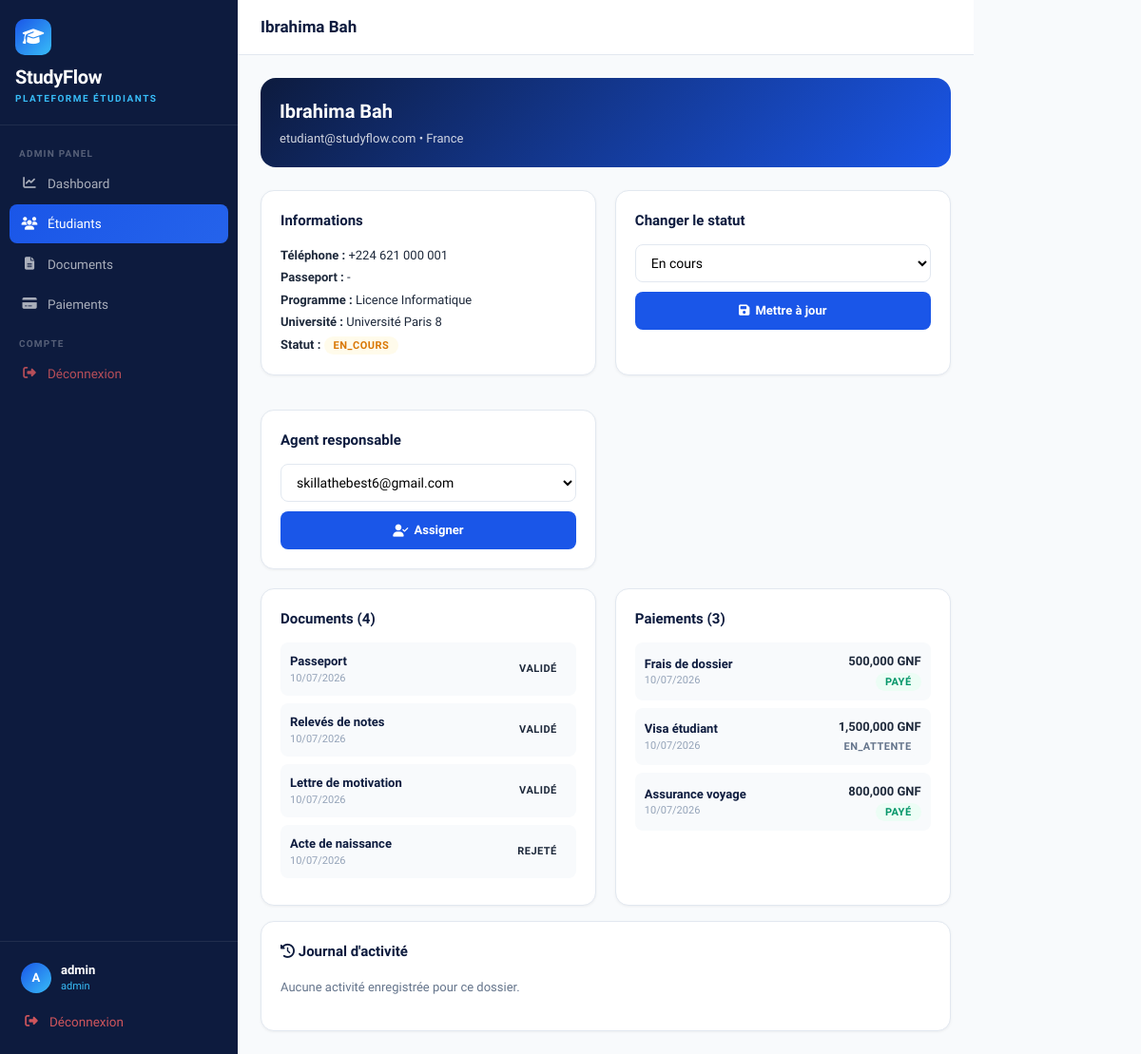
Before: /admin/student/1 (signed in) with the older database file.
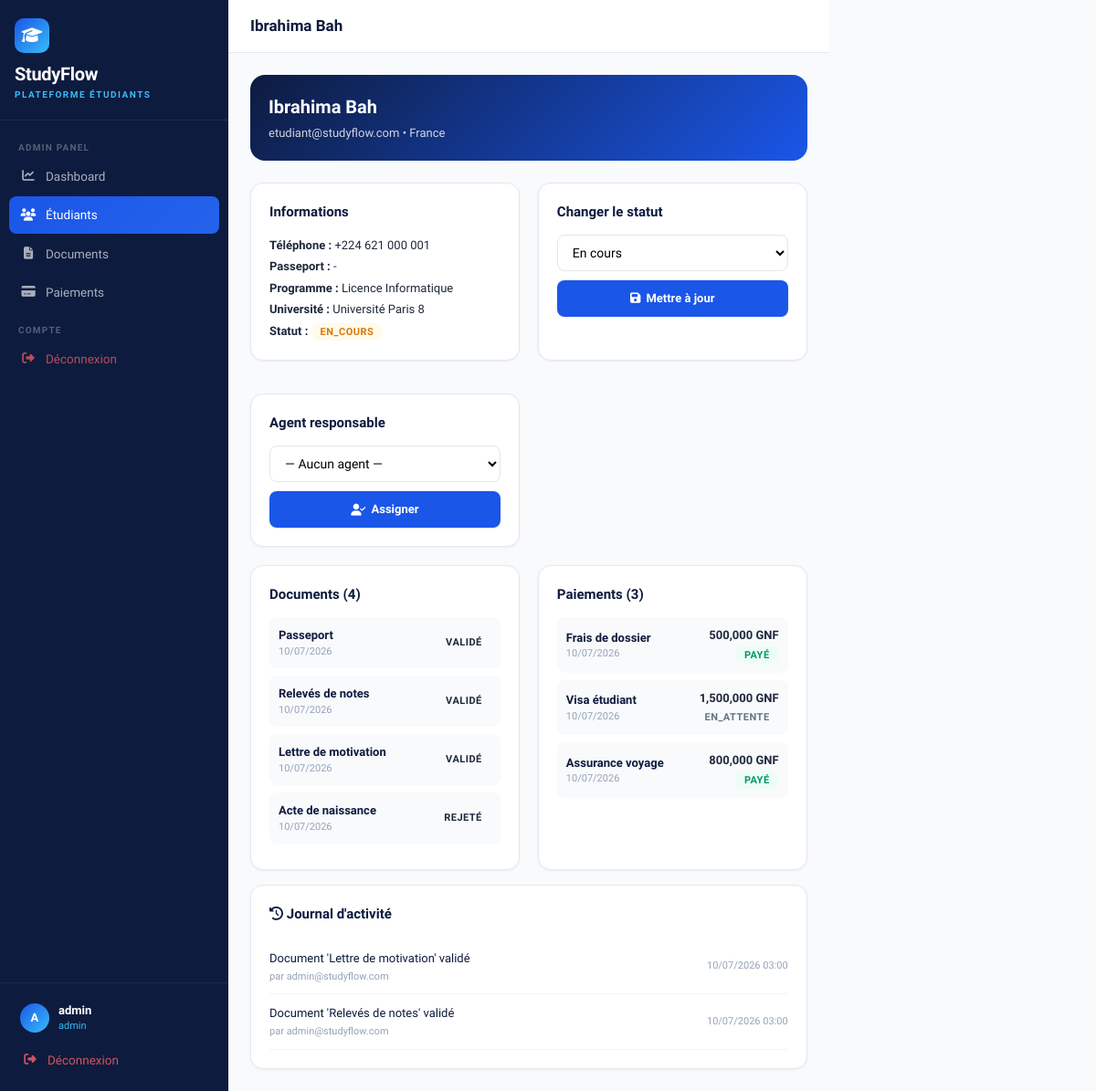
After: the same page with the newer database file.
### models/user.py (models this page shows, shortened)
class User(UserMixin, db.Model):
    __tablename__ = 'users'
    id = db.Column(db.Integer, primary_key=True)
    email = db.Column(db.String(120), unique=True, nullable=False)
    password_hash = db.Column(db.String(256))
    role = db.Column(db.String(20), default='student')
    is_active = db.Column(db.Boolean, default=True)
    reset_token = db.Column(db.String(100), nullable=True)
    reset_token_expiry = db.Column(db.DateTime, nullable=True)
    created_at = db.Column(db.DateTime, default=datetime.utcnow)
    student_profile = db.relationship('StudentProfile', backref='user', uselist=False, foreign_keys='StudentProfile.user_id')

class StudentProfile(db.Model):
    __tablename__ = 'student_profiles'
    id = db.Column(db.Integer, primary_key=True)
    user_id = db.Column(db.Integer, db.ForeignKey('users.id'), nullable=False)
    assigned_agent_id = db.Column(db.Integer, db.ForeignKey('users.id'), nullable=True)
    first_name = db.Column(db.String(80))
    last_name = db.Column(db.String(80))
    phone = db.Column(db.String(20))
    nationality = db.Column(db.String(50))
    passport_number = db.Column(db.String(30))
    destination_country = db.Column(db.String(50))
    program = db.Column(db.String(200))
    program_level = db.Column(db.String(20), default='Licence')  # Licence, Master
    university = db.Column(db.String(200))
    status = db.Column(db.String(30), default='nouveau')
    created_at = db.Column(db.DateTime, default=datetime.utcnow)
    documents = db.relationship('Document', backref='student', lazy=True)
    assigned_agent = db.relationship('User', foreign_keys=[assigned_agent_id])
    payments = db.relationship('Payment', backref='student', lazy=True)
    @property
    def full_name(self):
        return f"{self.first_name or ''} {self.last_name or ''}".strip()

class Document(db.Model):
    __tablename__ = 'documents'
    id = db.Column(db.Integer, primary_key=True)
    student_id = db.Column(db.Integer, db.ForeignKey('student_profiles.id'), nullable=False)
    name = db.Column(db.String(200))
    doc_type = db.Column(db.String(50))
    file_url = db.Column(db.String(300))
    file_name = db.Column(db.String(200))
    file_size = db.Column(db.Integer)
    status = db.Column(db.String(20), default='en_attente')
    rejection_reason = db.Column(db.Text)
    uploaded_at = db.Column(db.DateTime, default=datetime.utcnow)

class Payment(db.Model):
    __tablename__ = 'payments'
    id = db.Column(db.Integer, primary_key=True)
    student_id = db.Column(db.Integer, db.ForeignKey('student_profiles.id'), nullable=False)
    amount = db.Column(db.Float)
    currency = db.Column(db.String(10), default='GNF')
    service = db.Column(db.String(100))
    status = db.Column(db.String(20), default='en_attente')
    payment_method = db.Column(db.String(50))
    created_at = db.Column(db.DateTime, default=datetime.utcnow)

class ActivityLog(db.Model):
    __tablename__ = 'activity_logs'
    id = db.Column(db.Integer, primary_key=True)
    actor_id = db.Column(db.Integer, db.ForeignKey('users.id'), nullable=True)
    student_id = db.Column(db.Integer, db.ForeignKey('student_profiles.id'), nullable=True)
    action = db.Column(db.String(200), nullable=False)
    created_at = db.Column(db.DateTime, default=datetime.utcnow)
    actor = db.relationship('User', foreign_keys=[actor_id])
    student = db.relationship('StudentProfile', foreign_keys=[student_id])
    @property
    def actor_name(self):
        return self.actor.email if self.actor else 'Système'

### routes/admin.py (the view)
@admin_bp.route('/student/<int:sid>')
@login_required
@admin_required
def student_detail(sid):
    profile = StudentProfile.query.get_or_404(sid)
    docs = Document.query.filter_by(student_id=sid).all()
    payments = Payment.query.filter_by(student_id=sid).all()
    all_agents = User.query.filter_by(role='agent').all()
    from models.user import ActivityLog
    logs = ActivityLog.query.filter_by(student_id=sid).order_by(ActivityLog.created_at.desc()).limit(20).all()
    return render_template('admin/student_detail.html',
        profile=profile, docs=docs, payments=payments, all_agents=all_agents, logs=logs
    )

### routes/admin.py (called while the page is built)
def admin_required(f):
    @wraps(f)
    def decorated(*args, **kwargs):
        if not current_user.is_authenticated or current_user.role != 'admin':
            flash('Accès refusé. Vous n\'êtes pas administrateur.', 'danger')
            return redirect(url_for('auth.login'))
        return f(*args, **kwargs)
    return decorated

### templates/admin/student_detail.html (shortened to what this page needs)
{% extends "base.html" %}
{% block sidebar_nav %}
<div class="nav-label">Admin Panel</div>
<a href="{{ url_for('admin.dashboard') }}" class="sidebar-link">
  <i class="fas fa-chart-line"></i> Dashboard
</a>
<a href="{{ url_for('admin.students') }}" class="sidebar-link active">
  <i class="fas fa-users"></i> Étudiants
</a>
<a href="{{ url_for('admin.documents') }}" class="sidebar-link">
  <i class="fas fa-file-alt"></i> Documents
</a>
<a href="{{ url_for('admin.payments') }}" class="sidebar-link">
  <i class="fas fa-credit-card"></i> Paiements
</a>
<div class="nav-label">Compte</div>
<a href="{{ url_for('auth.logout') }}" class="sidebar-link" style="color:rgba(255,100,100,.7);">
  <i class="fas fa-sign-out-alt"></i> Déconnexion
</a>
{% endblock %}
{% block page_title %}{{ profile.full_name }}{% endblock %}
{% block content %}
<div style="background:linear-gradient(135deg,#0D1B3E,#1A56E8);border-radius:16px;padding:20px;color:#fff;margin-bottom:24px;">
  <div style="font-size:20px;font-weight:800;margin-bottom:4px;">{{ profile.full_name }}</div>
  <div style="font-size:13px;opacity:.8;">{{ profile.user.email if profile.user else '-' }} • {{ profile.destination_country or '-' }}</div>
</div>
<div style="display:grid;grid-template-columns:1fr 1fr;gap:20px;">
  <div class="sf-card">
    <div style="font-size:15px;font-weight:700;color:#0D1B3E;margin-bottom:14px;">Informations</div>
    <div style="font-size:13px;line-height:1.8;">
      <div><b>Téléphone :</b> {{ profile.phone or '-' }}</div>
      <div><b>Passeport :</b> {{ profile.passport_number or '-' }}</div>
      <div><b>Programme :</b> {{ profile.program or '-' }}</div>
      <div><b>Université :</b> {{ profile.university or '-' }}</div>
      <div><b>Statut :</b> <span class="badge-status bs-{{ profile.status }}">{{ profile.status }}</span></div>
    </div>
  </div>
  <div class="sf-card">
    <div style="font-size:15px;font-weight:700;color:#0D1B3E;margin-bottom:14px;">Changer le statut</div>
    <form method="POST" action="{{ url_for('admin.update_student_status', sid=profile.id) }}">
      <select name="status" class="sf-input" style="padding-left:12px;margin-bottom:10px;">
        <option value="en_cours" {% if profile.status == 'en_cours' %}selected{% endif %}>En cours</option>
      </select>
      <button type="submit" class="btn-sf btn-primary-sf" style="width:100%;justify-content:center;padding:10px;">
        <i class="fas fa-save"></i> Mettre à jour
      </button>
    </form>
  </div>
  <div class="sf-card" style="margin-top:16px;">
    <div style="font-size:15px;font-weight:700;color:#0D1B3E;margin-bottom:14px;">Agent responsable</div>
    <form method="POST" action="{{ url_for('admin.assign_agent', sid=profile.id) }}">
      <select name="agent_id" class="sf-input" style="padding-left:12px;margin-bottom:10px;">
        <option value="">— Aucun agent —</option>
        {% for agent in all_agents %}
        <option value="{{ agent.id }}" {% if profile.assigned_agent_id == agent.id %}selected{% endif %}>{{ agent.email }}</option>
        {% endfor %}
      </select>
      <button type="submit" class="btn-sf btn-primary-sf" style="width:100%;justify-content:center;padding:10px;">
        <i class="fas fa-user-check"></i> Assigner
      </button>
    </form>
  </div>
</div>
<div style="display:grid;grid-template-columns:1fr 1fr;gap:20px;margin-top:20px;">
  <div class="sf-card">
    <div style="font-size:15px;font-weight:700;color:#0D1B3E;margin-bottom:14px;">Documents ({{ docs|length }})</div>
    {% for doc in docs %}
    <div style="padding:10px;background:#F8FAFC;border-radius:8px;margin-bottom:8px;">
      <div style="display:flex;justify-content:space-between;align-items:center;">
        <div>
          <div style="font-size:13px;font-weight:600;color:#0D1B3E;">{{ doc.name }}</div>
          <div style="font-size:11px;color:#94A3B8;">{{ doc.uploaded_at.strftime('%d/%m/%Y') }}</div>
        </div>
        <span class="badge-status bs-{{ doc.status }}">{{ doc.status }}</span>
      </div>
    </div>
    {% endfor %}
  </div>
  <div class="sf-card">
    <div style="font-size:15px;font-weight:700;color:#0D1B3E;margin-bottom:14px;">Paiements ({{ payments|length }})</div>
    {% for p in payments %}
    <div style="padding:10px;background:#F8FAFC;border-radius:8px;margin-bottom:8px;">
      <div style="display:flex;justify-content:space-between;align-items:center;">
        <div>
          <div style="font-size:13px;font-weight:600;color:#0D1B3E;">{{ p.service }}</div>
          <div style="font-size:11px;color:#94A3B8;">{{ p.created_at.strftime('%d/%m/%Y') }}</div>
        </div>
        <div style="text-align:right;">
          <div style="font-size:13px;font-weight:700;">{{ "{:,.0f}".format(p.amount) }} GNF</div>
          <span class="badge-status {% if p.status == 'payé' %}bs-valide{% else %}bs-attente{% endif %}">{{ p.status }}</span>
        </div>
      </div>
    </div>
    {% endfor %}
  </div>
</div>
<div class="sf-card" style="margin-top:16px;">
  <div style="font-size:15px;font-weight:700;color:#0D1B3E;margin-bottom:16px;">
    <i class="fas fa-history"></i> Journal d'activité
  </div>
  {% if logs %}
    {% for log in logs %}
    <div style="padding:10px 0;border-bottom:1px solid #F1F5F9;display:flex;justify-content:space-between;align-items:center;">
      <div>
        <span style="font-size:13px;color:#0D1B3E;">{{ log.action }}</span>
        <div style="font-size:11px;color:#94A3B8;margin-top:2px;">par {{ log.actor_name }}</div>
      </div>
      <div style="font-size:11px;color:#94A3B8;white-space:nowrap;">{{ log.created_at.strftime('%d/%m/%Y %H:%M') }}</div>
    </div>
    {% endfor %}
  {% else %}
    <p style="color:#64748B;font-size:13px;">Aucune activité enregistrée pour ce dossier.</p>
  {% endif %}
</div>
{% endblock %}

### templates/base.html (shortened to what this page needs)
<!DOCTYPE html>
<html lang="fr">
<head>
  <link href="https://cdn.jsdelivr.net/npm/bootstrap@5.3.2/dist/css/bootstrap.min.css" rel="stylesheet">
  <link href="https://cdnjs.cloudflare.com/ajax/libs/font-awesome/6.5.0/css/all.min.css" rel="stylesheet">
</head>
<body>
{% block body %}
<div style="display:flex">
  <nav class="sidebar">
    <div class="sidebar-logo">
      <div class="logo-icon"><i class="fas fa-graduation-cap"></i></div>
      <div class="brand-name">StudyFlow</div>
      <div class="brand-sub">Plateforme Étudiants</div>
    </div>
    <div class="sidebar-nav">
      {% block sidebar_nav %}{% endblock %}
    </div>
    <div class="sidebar-footer">
      <div class="sidebar-user">
        <div class="s-avatar">{{ current_user.email[0].upper() }}</div>
        <div>
          <div class="s-name">{{ current_user.email.split('@')[0] }}</div>
          <div class="s-role">{{ current_user.role }}</div>
        </div>
      </div>
      <a href="{{ url_for('auth.logout') }}" class="sidebar-link" style="color:rgba(255,100,100,.8)">
        <i class="fas fa-sign-out-alt"></i> Déconnexion
      </a>
    </div>
  </nav>
  <div class="main-wrap">
    <header class="topbar">
      <div class="topbar-title">{% block page_title %}{% endblock %}</div>
    </header>
    <main class="page-content">
      {% block content %}{% endblock %}
    </main>
  </div>
</div>
{% endblock %}
</body>
</html>

### templates/base.html (style rules this page uses)
:root { --navy: #0D1B3E; --blue: #1A56E8; --sky: #38BDF8; --green: #10B981; --amber: #F59E0B; --rose: #F43F5E; --slate: #64748B; --light: #F8FAFC; --border: #E2E8F0; --sidebar-w: 250px; }
* { box-sizing: border-box; margin: 0; padding: 0; }
body { font-family: 'Plus Jakarta Sans', sans-serif; background: var(--light); color: #1E293B; font-size: 14px; }
.sidebar { position: fixed; top: 0; left: 0; bottom: 0; width: var(--sidebar-w); background: var(--navy); display: flex; flex-direction: column; z-index: 1000; }
.sidebar-logo { padding: 20px 16px; border-bottom: 1px solid rgba(255,255,255,.08); }
.logo-icon { width: 38px; height: 38px; background: linear-gradient(135deg, var(--blue), var(--sky)); border-radius: 10px; display: flex; align-items: center; justify-content: center; font-size: 18px; color: #fff; margin-bottom: 8px; }
.brand-name { font-size: 20px; font-weight: 800; color: #fff; letter-spacing: -.3px; }
.brand-sub { font-size: 10px; color: var(--sky); text-transform: uppercase; letter-spacing: 1.5px; font-weight: 600; }
.sidebar-nav { flex: 1; padding: 10px; overflow-y: auto; }
.nav-label { font-size: 10px; font-weight: 700; letter-spacing: 1.2px; text-transform: uppercase; color: rgba(255,255,255,.3); padding: 12px 10px 4px; }
.sidebar-link { display: flex; align-items: center; gap: 10px; padding: 10px 12px; border-radius: 8px; color: rgba(255,255,255,.65); text-decoration: none; font-weight: 500; font-size: 13.5px; margin-bottom: 2px; transition: all .15s; }
.sidebar-link.active { background: linear-gradient(135deg, var(--blue), #2563EB); color: #fff; }
.sidebar-link i { width: 18px; text-align: center; }
.sidebar-footer { padding: 12px; border-top: 1px solid rgba(255,255,255,.08); }
.sidebar-user { display: flex; align-items: center; gap: 10px; padding: 8px 10px; }
.s-avatar { width: 32px; height: 32px; border-radius: 50%; background: linear-gradient(135deg, var(--blue), var(--sky)); display: flex; align-items: center; justify-content: center; color: #fff; font-weight: 700; font-size: 13px; }
.s-name { color: #fff; font-weight: 600; font-size: 13px; }
.s-role { color: var(--sky); font-size: 11px; }
.main-wrap { margin-left: var(--sidebar-w); min-height: 100vh; }
.topbar { background: #fff; border-bottom: 1px solid var(--border); padding: 0 24px; height: 58px; display: flex; align-items: center; justify-content: space-between; position: sticky; top: 0; z-index: 100; }
.topbar-title { font-size: 17px; font-weight: 700; color: var(--navy); }
.page-content { padding: 24px; }
.sf-card { background: #fff; border: 1px solid var(--border); border-radius: 14px; padding: 20px; box-shadow: 0 1px 3px rgba(0,0,0,.05); }
.badge-status { padding: 3px 10px; border-radius: 999px; font-size: 11px; font-weight: 700; text-transform: uppercase; letter-spacing: .5px; }
.bs-en_cours { background: #FFFBEB; color: #D97706; }
.bs-valide { background: #ECFDF5; color: #059669; }
.bs-attente { background: #F8FAFC; color: #64748B; }
.btn-sf { padding: 9px 16px; border-radius: 8px; font-weight: 600; font-size: 13px; border: none; cursor: pointer; display: inline-flex; align-items: center; gap: 6px; transition: all .15s; text-decoration: none; font-family: 'Plus Jakarta Sans', sans-serif; }
.btn-primary-sf { background: var(--blue); color: #fff; }
.sf-input { border: 1.5px solid var(--border); border-radius: 8px; padding: 10px 13px; font-size: 14px; width: 100%; font-family: 'Plus Jakarta Sans', sans-serif; outline: none; background: #fff; transition: border-color .15s; }

Changed rows visible on the page:
changed StudentProfile "Ibrahima Bah": agent_id "skillathebest6@gmail.com" → (not shown)
added ActivityLog: action "Document 'Lettre de motivation' validé", actor_name "admin@studyflow.com", created_at "10/07/2026 03:00"
added ActivityLog: action "Document 'Relevés de notes' validé", actor_name "admin@studyflow.com", created_at "10/07/2026 03:00"
Other visible differences:
form field agent_id: (not shown) → "— Aucun agent —"
text no longer shown: "Aucune activité enregistrée pour ce dossier."
